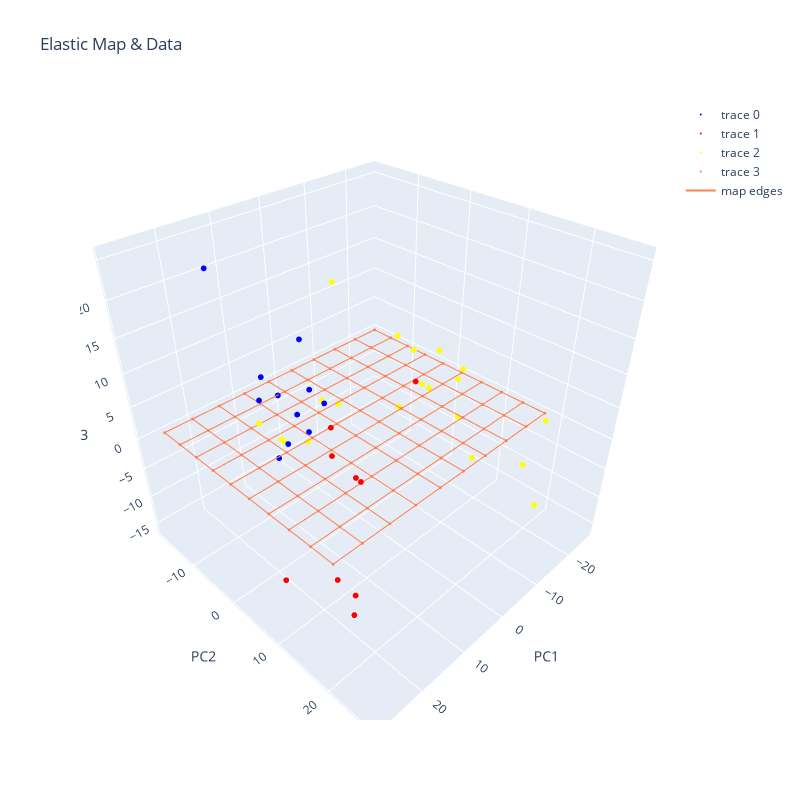

Notebook cell for this chart:
### Code cell
d2fn = sp.loadmat('/home/utilisateur/ElMap/tests/bladderCancer.mat')['d2fn'].T
col = sp.loadmat('/home/utilisateur/ElMap/tests/bladderCancer.mat')['col']
colours = ['blue', 'red', 'yellow']

_map = rect2DMap(10, 10)
_map.init(d2fn, 'pci')
drawMap(_map, d2fn, classes= col,markColour=colours,lineWidth= 0.5)
EM(_map, 
    d2fn, 
    constStretching = 0,
    constBending = .1)

EM(_map, 
   d2fn, 
    constStretching = 0,
    constBending = .1, 
    func=L2,
    nInt=2, 
   delta = .75) #intshrinkage
drawMap(_map, d2fn, classes= col,markColour=colours,lineWidth= 0.5)

### Figure 1 — Plotly figure (JSON) as saved in the notebook; plotly's stock layout.template omitted (floating-point values rounded to 4 significant figures; data arrays with more than 128 entries replaced by an {"elided": "..."} marker saying what was removed)
{"data": [{"marker": {"color": "blue", "size": 2}, "mode": "markers", "type": "scatter3d", "x": [7.253, 4.493, 5.551, 7.251, 7.933, 2.258, 10.16, 21.02, 11.57, 6.418, 8.283], "y": [-9.313, -13.98, -13.94, -4.078, -5.837, -10.17, -11.26, -7.612, -10.62, -4.294, 0.6262], "z": [-5.291, -0.09801, -11.0, -0.6316, 1.678, 9.757, 6.081, 25.28, 3.154, 5.777, 6.531]}, {"marker": {"color": "red", "size": 2}, "mode": "markers", "type": "scatter3d", "x": [11.26, 10.31, 7.007, 18.91, 28.52, 15.13, 20.04, 14.29, 9.791], "y": [10.15, 3.7, 5.458, 12.01, 11.45, 12.11, 16.13, 7.506, 17.92], "z": [0.4643, 0.6606, -3.452, -10.8, -5.512, -15.91, -13.36, 8.509, 17.62]}, {"marker": {"color": "yellow", "size": 2}, "mode": "markers", "type": "scatter3d", "x": [-6.567, 0.7981, -6.468, 1.055, 15.33, -0.2361, -20.0, -16.28, -25.8, -3.573, -19.9, -4.896, -14.91, -22.07, -19.64, -20.31, -18.14, -7.595, -19.47, -18.79], "y": [-14.35, -17.59, -10.2, -17.88, -6.706, -12.11, 20.87, 0.4361, -2.92, -8.05, -4.171, 17.84, 20.75, -9.426, 5.659, -0.9464, 6.137, 26.9, 6.141, -6.317], "z": [-5.203, -11.65, -3.902, -11.33, 2.708, -9.393, 2.424, 0.6778, 1.899, 17.24, 3.392, 1.222, -2.737, 3.153, -3.867, -2.061, 3.276, -2.529, 4.462, -7.239]}, {"marker": {"color": "coral", "size": 1}, "mode": "markers", "type": "scatter3d", "x": [-25.8, -25.8, -25.8, -25.8, -25.8, -25.8, -25.8, -25.8, -25.8, -25.8, -20.07, -20.07, -20.07, -20.07, -20.07, -20.07, -20.07, -20.07, -20.07, -20.07, -14.33, -14.33, -14.33, -14.33, -14.33, -14.33, -14.33, -14.33, -14.33, -14.33, -8.601, -8.601, -8.601, -8.601, -8.601, -8.601, -8.601, -8.601, -8.601, -8.601, -2.867, -2.867, -2.867, -2.867, -2.867, -2.867, -2.867, -2.867, -2.867, -2.867, 2.867, 2.867, 2.867, 2.867, 2.867, 2.867, 2.867, 2.867, 2.867, 2.867, 8.601, 8.601, 8.601, 8.601, 8.601, 8.601, 8.601, 8.601, 8.601, 8.601, 14.33, 14.33, 14.33, 14.33, 14.33, 14.33, 14.33, 14.33, 14.33, 14.33, 20.07, 20.07, 20.07, 20.07, 20.07, 20.07, 20.07, 20.07, 20.07, 20.07, 25.8, 25.8, 25.8, 25.8, 25.8, 25.8, 25.8, 25.8, 25.8, 25.8], "y": [-17.88, -13.91, -9.935, -5.961, -1.987, 1.987, 5.961, 9.935, 13.91, 17.88, -17.88, -13.91, -9.935, -5.961, -1.987, 1.987, 5.961, 9.935, 13.91, 17.88, -17.88, -13.91, -9.935, -5.961, -1.987, 1.987, 5.961, 9.935, 13.91, 17.88, -17.88, -13.91, -9.935, -5.961, -1.987, 1.987, 5.961, 9.935, 13.91, 17.88, -17.88, -13.91, -9.935, -5.961, -1.987, 1.987, 5.961, 9.935, 13.91, 17.88, -17.88, -13.91, -9.935, -5.961, -1.987, 1.987, 5.961, 9.935, 13.91, 17.88, -17.88, -13.91, -9.935, -5.961, -1.987, 1.987, 5.961, 9.935, 13.91, 17.88, -17.88, -13.91, -9.935, -5.961, -1.987, 1.987, 5.961, 9.935, 13.91, 17.88, -17.88, -13.91, -9.935, -5.961, -1.987, 1.987, 5.961, 9.935, 13.91, 17.88, -17.88, -13.91, -9.935, -5.961, -1.987, 1.987, 5.961, 9.935, 13.91, 17.88], "z": [0, 0, 0, 0, 0, 0, 0, 0, 0, 0, 0, 0, 0, 0, 0, 0, 0, 0, 0, 0, 0, 0, 0, 0, 0, 0, 0, 0, 0, 0, 0, 0, 0, 0, 0, 0, 0, 0, 0, 0, 0, 0, 0, 0, 0, 0, 0, 0, 0, 0, 0, 0, 0, 0, 0, 0, 0, 0, 0, 0, 0, 0, 0, 0, 0, 0, 0, 0, 0, 0, 0, 0, 0, 0, 0, 0, 0, 0, 0, 0, 0, 0, 0, 0, 0, 0, 0, 0, 0, 0, 0, 0, 0, 0, 0, 0, 0, 0, 0, 0]}, {"marker": {"color": "coral"}, "mode": "lines", "name": "map edges", "type": "scatter3d", "x": {"elided": "540 float values"}, "y": {"elided": "540 float values"}, "z": {"elided": "540 int values"}}], "layout": {"height": 800, "scene": {"aspectmode": "cube", "aspectratio": {"x": 1, "y": 1, "z": 1}, "xaxis": {"showbackground": true, "title": {"text": "PC1"}, "type": "linear"}, "yaxis": {"showbackground": true, "title": {"text": "PC2"}, "type": "linear"}, "zaxis": {"showbackground": true, "title": {"text": "PC3"}, "type": "linear"}}, "title": {"text": "Elastic Map & Data"}, "width": 800}}
